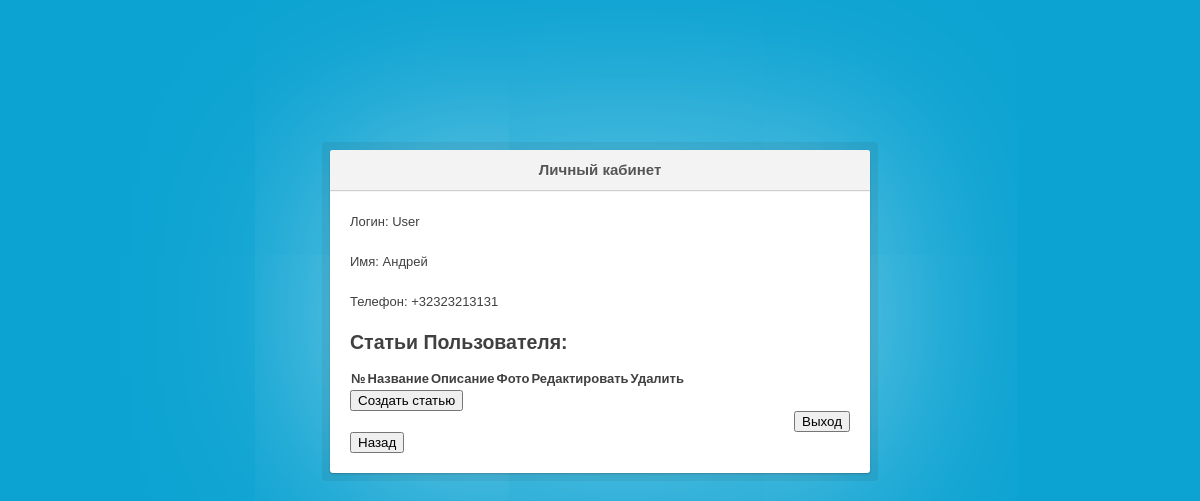
The page /user.php (signed in) on the database its author committed.
### tables this page shows
CREATE TABLE `users` (
  `id` int(11) NOT NULL,
  `admin` int(1) NOT NULL,
  `login` varchar(255) NOT NULL,
  `name` varchar(255) NOT NULL,
  `phone` varchar(255) NOT NULL,
  `password` varchar(255) NOT NULL
);

### user.php (the view, shortened to what this page needs)
<?php
require_once 'mysql.php';
if(isset($_SESSION['auth']))
{
    $stmt= $pdo->query('SELECT *, `users`.id AS ID FROM `users` WHERE login="'.$_SESSION['auth'].'"');
    $result = $stmt->fetch();
} else {
    header('Location: http://localhost/login.php');
}
?>
<!DOCTYPE html>
<html lang="en">
<head>
    <link rel="stylesheet" href="css/style.css">
</head>
<body>
        <section class="container">
            <div class="login">
                <h1>Личный кабинет</h1>
                        <?php
                        echo '<p>Логин: '.$result['login'].'<p>';
                        echo '<p>Имя: '.$result['name'].'<p>';
                        echo '<p>Телефон: '.$result['phone'].'<p>';
                        ?>
                <h2>Статьи Пользователя:</h2>
                <table class = "table table-borderless">
            <thead class="text-center">
            <tr>
                <th>№</th>
                <th>Название</th>
                <th>Описание</th>
                <th>Фото</th>
                <th>Редактировать</th>
                <th>Удалить</th>
            </tr>
                        </table>
                        <form action="articles.php">
                            <button>Создать статью</button>
                        </form>
                <form method="post" action="exit.php">
                    <p class="submit"><input type="submit"  name="commit" value="Выход"></p>
                </form>
            <form action="index.html">
                <button>Назад</button>
            </form>
            </div>
        </section>
</body>
</html>

### css/style.css (style rules this page uses)
article, aside, details, figcaption, figure, footer, header, hgroup, menu, nav, section { display: block; }
body { line-height: 1; margin: 0; padding: 0; border: 0; font-size: 100%; font: inherit; vertical-align: baseline; }
table { border-collapse: collapse; border-spacing: 0; }
body { font: 13px/20px 'Lucida Grande', Tahoma, Verdana, sans-serif; color: #404040; background: #0ca3d2; }
.container { margin: 80px auto; width: 800px; }
.login { position: relative; margin: 150px auto 0 auto; padding: 20px 20px 20px; width: 500px; background: white; border-radius: 3px; -webkit-box-shadow: 0 0 200px rgba(255, 255, 255, 0.5), 0 1px 2px rgba(0, 0, 0, 0.3); box-shadow: 0 0 200px rgba(255, 255, 255, 0.5), 0 1px 2px rgba(0, 0, 0, 0.3); }
.login:before { content: ''; position: absolute; top: -8px; right: -8px; bottom: -8px; left: -8px; z-index: -1; background: rgba(0, 0, 0, 0.08); border-radius: 4px; }
.login h1 { margin: -20px -20px 21px; line-height: 40px; font-size: 15px; font-weight: bold; color: #555; text-align: center; text-shadow: 0 1px white; background: #f3f3f3; border-bottom: 1px solid #cfcfcf; border-radius: 3px 3px 0 0; background-image: -webkit-linear-gradient(top, whiteffd, #eef2f5); background-image: -moz-linear-gradient(top, whiteffd, #eef2f5); background-image: -o-linear-gradient(top, whiteffd, #eef2f5); background-image: linear-gradient(to bottom, whiteffd, #eef2f5); -webkit-box-shadow: 0 1px whitesmoke; box-shadow: 0 1px whitesmoke; }
.login p { margin: 20px 0 0; }
.login p:first-child { margin-top: 0; }
.login p.submit { text-align: right; }

### rows shown on the page
users: login "User", name "Андрей", phone "+32323213131"
